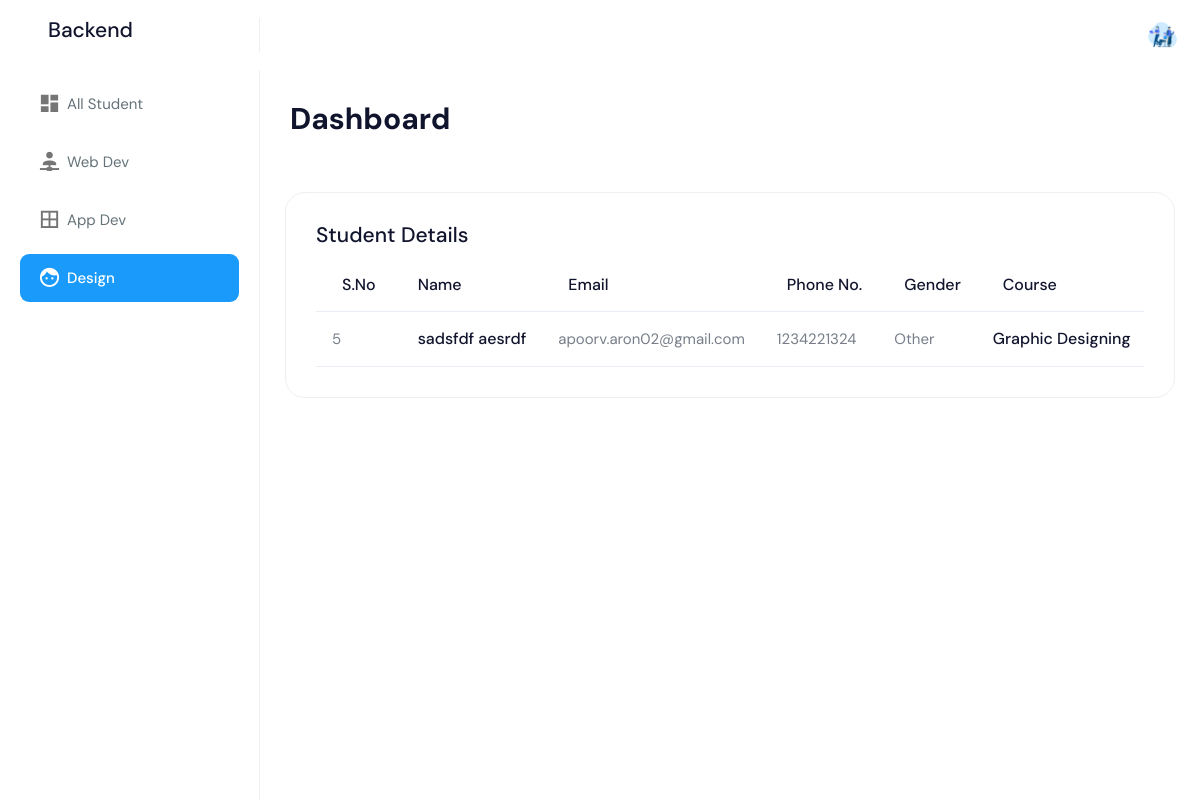
Screenshot of /files/design.php (signed in) with the database file from the repository.
### tables this page shows
CREATE TABLE `courseReg` (
  `id` int(5) NOT NULL,
  `fName` varchar(20) NOT NULL,
  `lName` varchar(20) NOT NULL,
  `email` varchar(30) NOT NULL,
  `phone` tinytext NOT NULL,
  `gender` varchar(10) NOT NULL,
  `course` varchar(30) NOT NULL
);

### files/design.php (the view, shortened to what this page needs)
<?php
include("./includes/header.php");
?>
                       <?php
                         $database = new Database();
                         $link = $database->connect();
                         $sql = "SELECT * FROM courseReg WHERE course ='Graphic Designing'";
                         if($result = mysqli_query($link, $sql)){
                             if(mysqli_num_rows($result) > 0){
                                     while($row = mysqli_fetch_array($result)){
                                             echo "<tr>
                                                     <td>".$row['id']."</td>
                                                     <td>
                                                       <div class='d-flex align-items-center'>
                                                         <div class='m-r-10'>
                                                         </div>
                                                         <div>
                                                           <h4 class='m-b-0 font-16'>".$row['fName']." ".$row['lName']."</h4>
                                                         </div>
                                                       </div>
                                                     </td>
                                                     <td>".$row['email']."</td>
                                                     <td>".$row['phone']."</td>
                                                     <td>".$row['gender']."</td>
                                                     <td>
                                                       <h5 class='m-b-0'>".$row['course']."</h5>
                                                     </td>
                                                   </tr>";
                                     }
                             } else{
                                 echo "<p class='lead'><em>No Record Found.</em></p>";
                             }
                         } else{
                             echo "ERROR: Could not able to execute $sql. " . mysqli_error($link);
                         }
                       ?>
       <?php
include("./includes/footer.php")
?>

### rows the page displays
coursereg: id "5", fName "sadsfdf", lName "aesrdf", email "apoorv.aron02@gmail.com", phone "1234221324", gender "Other", course "Graphic Designing"
